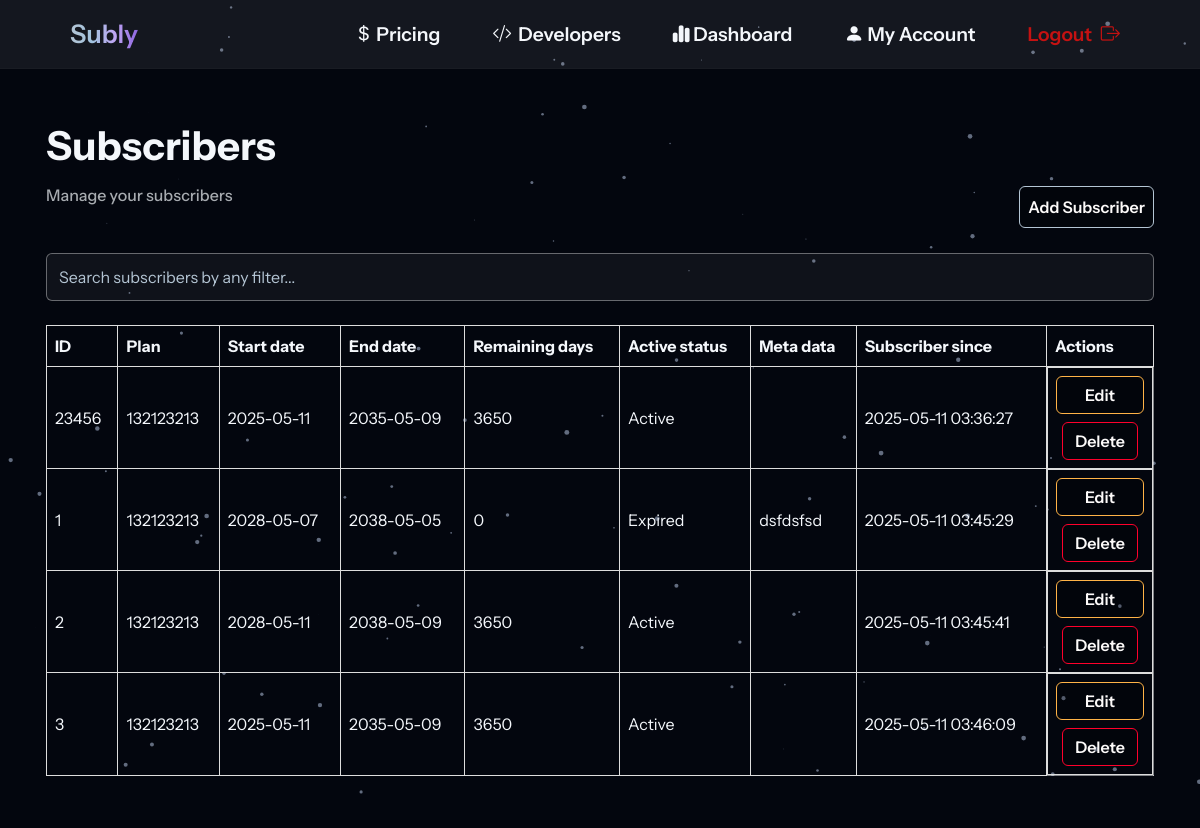
The app's page /my/subscribers (signed in) with its own data.
### ManageSubscriptions/models.py (models this page shows)
class ClientSubscriber(db.Model):
    id = db.Column(db.String(36), primary_key=True, default=lambda: str(uuid.uuid4()))
    client_id = db.Column(db.String(36), db.ForeignKey('client.id'), nullable=False)
    user_id = db.Column(db.String(255), nullable=False)  # external user ID from client's system
    plan_id = db.Column(db.String(36), db.ForeignKey('client_plan.id'), nullable=False)
    start_date = db.Column(db.Date, nullable=False)
    end_date = db.Column(db.Date, nullable=False)
    remaining_days = db.Column(db.Integer, nullable=False)
    active = db.Column(db.Boolean, default=True)
    meta_data = db.Column(db.JSON, nullable=True)
    created_at = db.Column(db.DateTime, default=lambda:datetime.now())

class ClientPlan(db.Model):
    id = db.Column(db.String(36), primary_key=True, default=lambda: str(uuid.uuid4()))
    client_id = db.Column(db.String(36), db.ForeignKey('client.id'), nullable=False)
    name = db.Column(db.String(255), nullable=False)
    duration_days = db.Column(db.Integer, nullable=False)
    description = db.Column(db.Text, nullable=True)
    created_at = db.Column(db.DateTime, default=lambda:datetime.now())
    subscribers = db.relationship('ClientSubscriber', backref='plan', lazy=True)

### ManageSubscriptions/dashboards/routes.py (the view)
@dashboards_bp.route("/my/subscribers",methods=['GET'])
@limiter.limit("30 per 10 minutes", methods=["POST"])
@login_required
def subscribers():
    subscribers = current_user.subscribers
    plans = {}
    if current_user.plans:
        for plan in current_user.plans:
            plans[plan.id] = plan.name
    return render_template('my_subscribers.html', title='Subly - My Subscribers', subscribers=subscribers,plans=plans)

### ManageSubscriptions/models.py (called while the page is built)
@login_manager.user_loader
def load_user(user_id):
    return Client.query.get(user_id)

### ManageSubscriptions/templates/my_subscribers.html (shortened to what this page needs)
{%extends "layout3.html"%}
{%block content%}
<link rel="stylesheet" href="{{url_for('static', filename='my_subscribers.css')}}">
<link rel="stylesheet" href="{{url_for('static', filename='statics2.css')}}">
<div class="container px-3">
    <h1 class="white fw-bold mt-5 mb-3">Subscribers</h1>
    <div class="row d-flex justify-content-between">
        <div class="col-6">
            <h6 class="grey mb-5">Manage your subscribers</h6>
        </div>
        {%if subscribers%}
        <div class="col-6 d-flex justify-content-end">
            <a href="/my/subscribers/add" class="btn mb-auto add-subscriber">Add Subscriber</a>
        </div>
        {%endif%}
    </div>
    {% if subscribers %}
    <div class="row mb-4">
        <div class="col-12">
            <input type="text" id="searchInput" class="form-control" placeholder="Search subscribers by any filter...">
        </div>
    </div>
    <table class="responsive-table" id="subscribersTable">
        <thead>
            <th class="white fw-bold">
                ID
            </th>
            <th class="white fw-bold">
                Plan
            </th>
            <th class="white fw-bold">
                Start date
            </th>
            <th class="white fw-bold">
                End date
            </th>
            <th class="white fw-bold">
                Remaining days
            </th>
            <th class="white fw-bold">
                Active status
            </th>
            <th class="white fw-bold">
                Meta data
            </th>
            <th class="white fw-bold">
                Subscriber since
            </th>
            <th class="fw-bold">
                <font class="white">Actions</font>
            </th>
        </thead>
        <tbody>
            {% for subscriber in subscribers %}
            <tr>
                <td class="white" data-label="ID">{{subscriber.user_id}}</td>
                <td class="white" data-label="Plan">{{plans[subscriber.plan_id]}}</td>
                <td class="white" data-label="Start date">{{subscriber.start_date}}</td>
                <td class="white" data-label="End date">{{subscriber.end_date}}</td>
                <td class="white" data-label="Remaining days">{{subscriber.remaining_days}}</td>
                <td class="white" data-label="Active status">{%if subscriber.active == True%}Active{%else%}Expired{%endif%}</td>
                <td class="white" data-label="Meta data">{%if subscriber.meta_data == None%}{%else%}{{subscriber.meta_data}}{%endif%}</td>
                <td class="white" data-label="Subscriber since">{{subscriber.created_at.strftime('%Y-%m-%d %H:%M:%S')}}</td>
                <td data-label="Actions" class="action-buttons">
                    {%if subscriber.meta_data == None%}
                    {%if subscriber.active == True%}
                    <button class="btn btn-primary edit-btn" data-id="{{subscriber.user_id}}" data-plan="{{plans[subscriber.plan_id]}}" data-start="{{subscriber.start_date}}" data-end="{{subscriber.end_date}}" data-remaining="{{subscriber.remaining_days}}" data-active="Active" data-meta="" data-since="{{subscriber.created_at.strftime('%Y-%m-%d %H:%M:%S')}}">Edit</button>
                    {%endif%}
                    {%else%}
                    {%if subscriber.active == True%}
                    <button class="btn btn-primary edit-btn" data-id="{{subscriber.user_id}}" data-plan="{{plans[subscriber.plan_id]}}" data-start="{{subscriber.start_date}}" data-end="{{subscriber.end_date}}" data-remaining="{{subscriber.remaining_days}}" data-active="Active" data-meta="{{subscriber.meta_data}}" data-since="{{subscriber.created_at.strftime('%Y-%m-%d %H:%M:%S')}}">Edit</button>
                    {%else%}
                    <button class="btn btn-primary edit-btn" data-id="{{subscriber.user_id}}" data-plan="{{plans[subscriber.plan_id]}}" data-start="{{subscriber.start_date}}" data-end="{{subscriber.end_date}}" data-remaining="{{subscriber.remaining_days}}" data-active="Expired" data-meta="{{subscriber.meta_data}}" data-since="{{subscriber.created_at.strftime('%Y-%m-%d %H:%M:%S')}}">Edit</button>
                    {%endif%}
                    {%endif%}
                    <button class="btn delete-btn" data-bs-toggle="modal" data-bs-target="#confirmDeleteModal" data-subscriber-id="{{ subscriber.user_id }}">
                        Delete
                    </button>
                </td>
            </tr>
            {% endfor %}
        </tbody>
    </table>
    {%endif%}
</div>
{%endblock%}

### ManageSubscriptions/templates/layout3.html (shortened to what this page needs)
<!DOCTYPE html>
<html lang="en" dir="ltr">
<head>
    <link rel="stylesheet" href="https://cdn.jsdelivr.net/npm/bootstrap-icons@1.11.3/font/bootstrap-icons.min.css">
    <link href="https://cdn.jsdelivr.net/npm/bootstrap@5.3.0/dist/css/bootstrap.min.css" rel="stylesheet">
    <link href="https://cdn.jsdelivr.net/npm/aos@2.3.4/dist/aos.css" rel="stylesheet" />
    <link rel="stylesheet" href="{{url_for('static', filename='layout3.css')}}">
    <link rel="stylesheet" href="https://cdnjs.cloudflare.com/ajax/libs/font-awesome/6.4.0/css/all.min.css">
</head>
<body>
    <div id="particles-js"></div>
    <nav class="nav fixed-top desktop-only" id="desktop-nav">
        <a href="/" class="brand desktop-only">Subly</a>
        <span class="items-container desktop-only">
            {%if current_user.subscription_type == 'free'%}
            <a href="/pricing" class="nav-item pricing desktop-only"> <i class="bi bi-currency-dollar"></i>Pricing</a>
            <a href="/developer/getting-started" class="nav-item devs desktop-only"><i class="bi bi-code-slash"></i> Developers</a>
            {%else%}
            <a href="/my/subscribers" class="nav-item subscribers desktop-only"> <i class="bi bi-people-fill"></i>Subscribers</a>
            <a href="/my/plans" class="nav-item plans desktop-only"> <i class="bi bi-diagram-3-fill"></i>Plans</a>
            {%endif%}
            <a href="/my/dashboard" class="nav-item docs desktop-only"><i class="fa fa-chart-simple"></i> Dashboard</a>
            <a href="/my/account" class="nav-item account desktop-only"><i class="bi bi-person-fill"></i> My Account</a>
            <a href="/logout" class="nav-item logout desktop-only">Logout  <i class="bi bi-box-arrow-right logout"></i></a>
        </span>
    </nav>
    {%block content%}
    {%endblock%}
</body>
</html>

### ManageSubscriptions/static/layout3.css (style rules this page uses)
#particles-js { position: fixed; top: 0; left: 0; width: 100%; height: 100vh; background-color: #03060e; background-size: cover; background-position: 50% 50%; z-index: -1; pointer-events: none; }
body,main,html { padding-top: 2.3rem !important; }
body { background-color: #03060e !important; display: flex; flex-direction: column; font-family: 'Instrument Sans' !important; }
html, body { height: 100%; margin: 0; }
.nav { height: 4.3rem !important; width: 100% !important; margin-bottom: 2rem !important; background-color: rgba(255, 255, 255, 0.07); display: block; border-bottom: 1px solid rgba(255, 255, 255, 0.02); display: flex; justify-content: space-between; text-align: center !important; padding: 0 70px !important; }
.brand { margin: auto 0 !important; text-decoration: none !important; background: linear-gradient(to right, #B4C5D4, #a1c2df,#bfa5f3, #8E65E0); -webkit-background-clip: text; -webkit-text-fill-color: transparent; background-clip: text; font-size: 1.6rem !important; font-weight: 600 !important; transition: linear 0.3s; }
.nav-item { text-decoration: none !important; font-size: 1.2rem !important; color: #F4F7FB !important; padding: 10px !important; border-radius: 1rem !important; font-weight: 600 !important; transition: ease-in-out 0.3s; }
.items-container { margin: auto 0 !important; display: flex; gap: 2rem !important; }
.logout { color: rgb(196, 18, 18) !important; }
.bi-currency-dollar,.bi-code-slash { margin-right: 3px !important; }
.bi-box-arrow-right { margin-left: 5px !important; }

### ManageSubscriptions/static/my_subscribers.css (style rules this page uses)
.white { color: #F4F7FB !important; }
.grey { color: #f4f7fbaf !important; }
.responsive-table { width: 100% !important; border-collapse: collapse !important; background-color: rgba(255,255,255,0.) !important; border-radius: 1rem !important; border: 1px solid rgba(255,255,255,0.5); margin-bottom: 5rem !important; }
.responsive-table th, .responsive-table td { border: 1px solid #ddd; padding: 8px; text-align: left; }
.edit-btn { background-color: rgba(0, 0, 0, 0.15) !important; border: 1px solid #FFB347 !important; color: #FCFAF9; font-weight: 600 !important; }
.add-subscriber { background-color: rgba(0, 0, 0, 0.15) !important; border: 1px solid #B4C5D4 !important; width: fit-content !important; color: #FCFAF9; padding: 0.5rem !important; font-weight: 600 !important; }
.delete-btn { background-color: rgba(0, 0, 0, 0.15) !important; border: 1px solid #ff002b !important; color: #FCFAF9; font-weight: 600 !important; text-align: center !important; margin-left: 1rem; }
#searchInput { background-color: rgba(255,255,255,0.05) !important; border: 1px solid rgba(255,255,255,0.4); color: #B4C5D4 !important; height: 3rem !important; }
#searchInput::placeholder { color: #B4C5D4 !important; }
@media (min-width: 768px) { .action-buttons { display: flex; flex-direction: column; gap: 8px; align-items: center; } }
@media (min-width: 768px) { .delete-btn { margin-left: 0 !important; } }
@media (min-width: 768px) { .edit-btn { width: 100% !important; } }

### records on screen
ClientSubscriber: user_id "23456", start_date "2025-05-11", end_date "2035-05-09", remaining_days "3650", active "Active", created_at "2025-05-11 03:36:27"
ClientPlan: name "132123213"
ClientSubscriber: user_id "1", start_date "2028-05-07", end_date "2038-05-05", remaining_days "0", active "Expired", meta_data "dsfdsfsd", created_at "2025-05-11 03:45:29"
ClientSubscriber: user_id "2", start_date "2028-05-11", end_date "2038-05-09", remaining_days "3650", active "Active", created_at "2025-05-11 03:45:41"
ClientSubscriber: user_id "3", start_date "2025-05-11", end_date "2035-05-09", remaining_days "3650", active "Active", created_at "2025-05-11 03:46:09"
